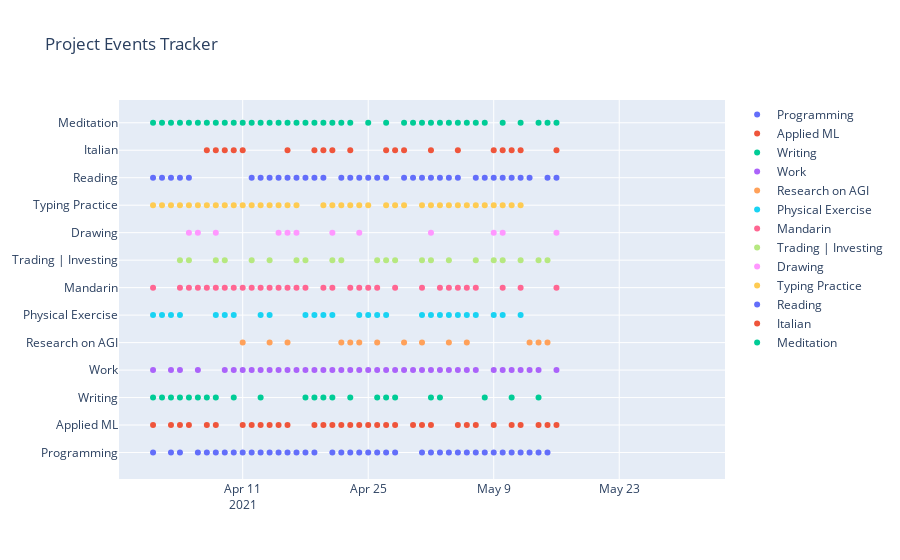

This figure's notebook cell:
### Markdown cell above
Now let's plot an events plot that tells us what we are working on each day over a given time period.
The first things we will need is to turn the True and False statements from the checkboxes into values that we can plot in such a way that each line in the y-axis represents a different project and each dot over that line region will represent having worked on that project on that given day.

### Code cell
def projects_scatter_plot(df):
    colormap = {}
    colorsChart = []
    colors = list(range(len(projects_data.keys())))
    for i,w in enumerate(set(projects_data.keys())):
        colormap[w] = colors[i]
    
    colorsChart = [colormap[p] for p in df.columns if p!="date"]
    
    projects = [p for p in df.columns if p!="date"]
    
    fig = go.Figure(data=[go.Scatter(x=df["date"], y=df[p],mode="markers",name=p) for p in df.columns if p!="date"])
    fig.update_layout(yaxis=dict(tickvals=[df[df[p]>0][p].iloc[0] for p in df.columns if p!="date"], ticktext = [p for p in df.columns if p!="date"]),
                     title="Project Events Tracker")
    fig.update_yaxes(rangemode="nonnegative")
    
    return fig

i=1
for p in df.columns:
    if p!="date" and p!="Name":
        df[p] = df[p].apply(lambda x: i if x==True else -0.5)
        i+=1


fig.show()
